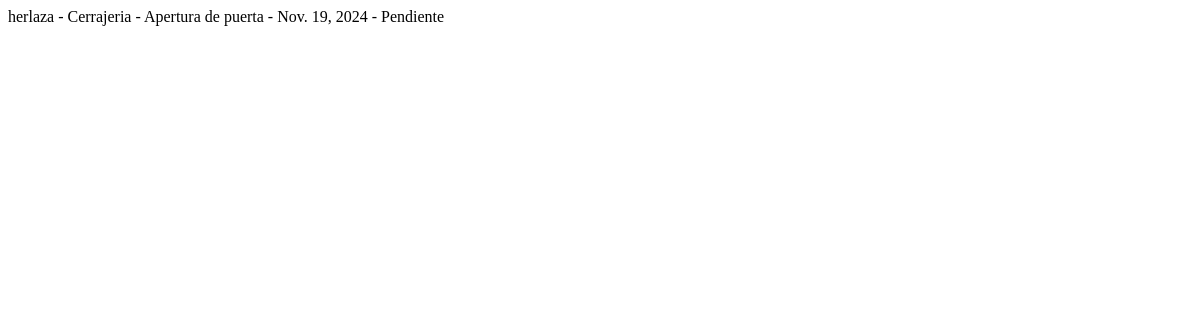
The page /solicitudes/listado_solicitudes/ on the database as committed earlier.
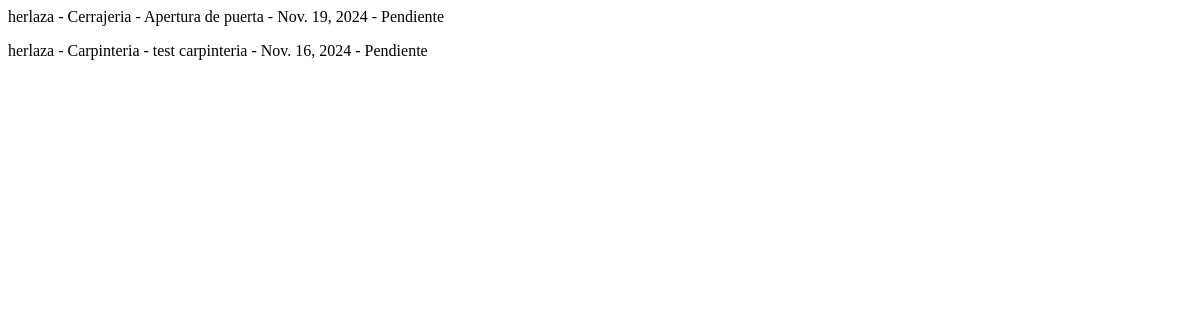
The same page on the database as committed later.
### apps/solicitudes/models.py (models this page shows, shortened)
class Solicitud(models.Model):
    ESTADO_CHOICES = [
        ('Pendiente', 'Pendiente'),
        ('Aceptado', 'Aceptado'),
        ('Rechazado', 'Rechazado')
    ]
    cliente = models.ForeignKey(Cliente, on_delete=models.CASCADE)
    servicio = models.ForeignKey(Servicio, on_delete=models.CASCADE)
    fecha_solicitud = models.DateField(auto_now_add=True)
    fecha_servicio = models.DateField()
    estado = models.CharField(max_length=10, choices=ESTADO_CHOICES)

### apps/usuarios/models.py (models this page shows)
class Cliente(models.Model):
    usuario = models.OneToOneField(Usuario, on_delete=models.CASCADE)
    direccion = models.CharField(max_length=255)
    telefono = models.CharField(max_length=15)
    def __str__(self):
        return self.usuario.username

class Usuario(AbstractUser):
    ROLES = [
        ('Cliente', 'Cliente'),
        ('Profesional', 'Profesional')
    ]
    rol = models.CharField(max_length=12, choices=ROLES)

### apps/servicios/models.py (models this page shows)
class Servicio(models.Model):
    nombre_servicio = models.CharField(max_length=100)
    descripcion = models.TextField()
    def __str__(self):
        return f"{self.nombre_servicio } - {self.descripcion}"

### apps/solicitudes/views.py (the view)
# urls.py: path('listado_solicitudes/', views.SolicitudesView.as_view(), name='listado_solicitudes'),
class SolicitudesView(TemplateView):
    template_name = "listado_solicitudes.html"
    def get_context_data(self, **kwargs):
        context = super().get_context_data(**kwargs)
        context['solicitudes'] = Solicitud.objects.all()
        return context

### apps/solicitudes/templates/listado_solicitudes.html
<form action="" method="post">
    {% for solicitud in solicitudes %}
        <p>{{ solicitud.cliente }} - {{ solicitud.servicio }} - {{ solicitud.fecha_servicio }} - {{ solicitud.estado }}</p>
    {% endfor %}
</form>

Rows that differ between the two databases and show on the page:
added Solicitud: cliente "herlaza", servicio "Carpinteria - test carpinteria", fecha_servicio "Nov. 16, 2024", estado "Pendiente"
